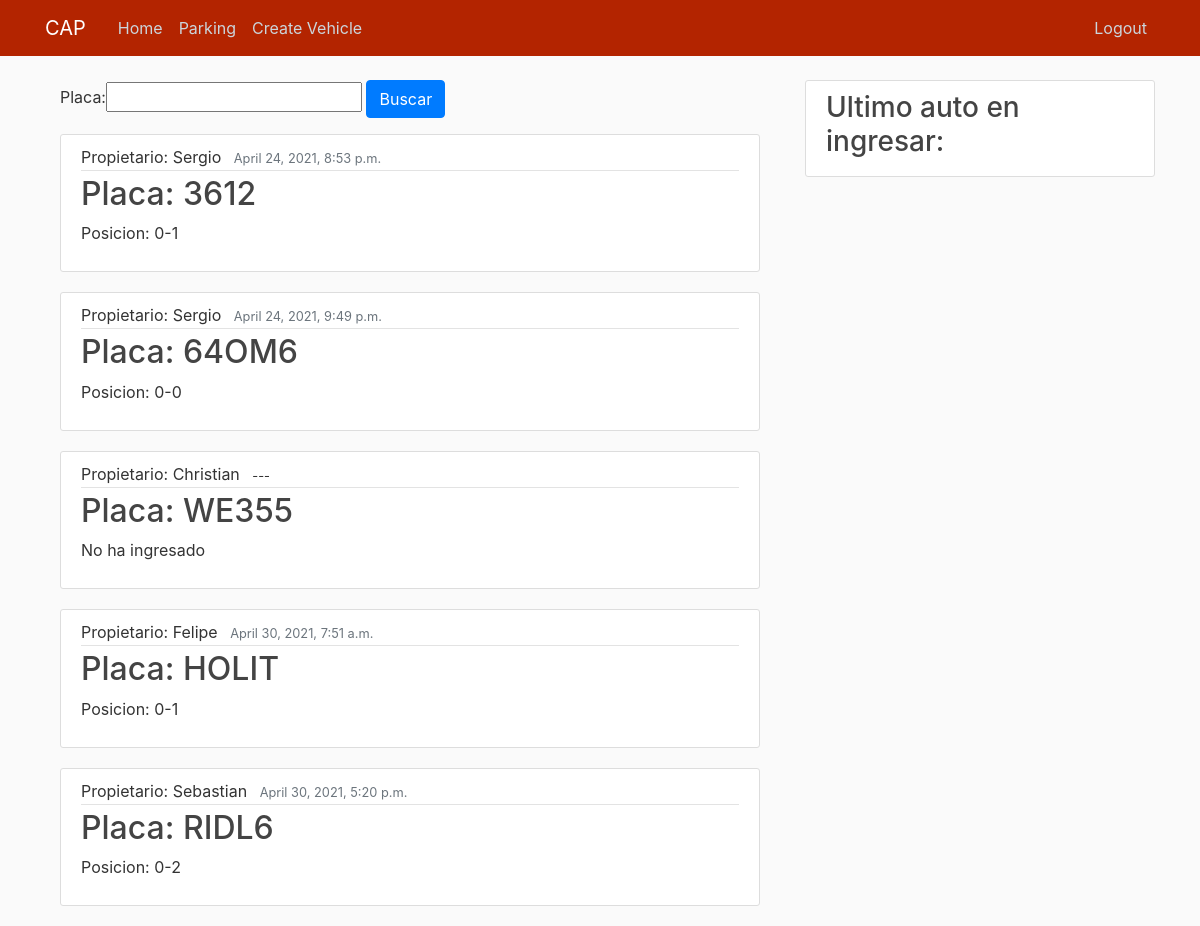
Screenshot of /home/parking/ (signed in) with the database file from the repository.
### DEMOAPP/models.py (models this page shows, shortened)
class Vehicles(models.Model):
    propietario = models.CharField(max_length=100)
    placa = models.CharField(max_length=20)
    estado = models.BooleanField(default=False)
    posicion = models.CharField(max_length=5, default="---")
    hora_ingreso = models.DateTimeField(default=timezone.now)

### DEMOAPP/views.py (the view)
# urls.py: path('parking/', VehicleListView.as_view(), name="about-page"),
class VehicleListView(LoginRequiredMixin, ListView):
    model = Vehicles
    template_name = 'DEMOAPP/about.html'
    context_object_name = 'Vehicles'
    def get_context_data(self, *, object_list=None, **kwargs):
        context = super().get_context_data(**kwargs)
        context['filter'] = VehicleFilter(self.request.GET, queryset=self.get_queryset())
        return context

### DEMOAPP/context_processors.py (called while the page is built)
def last_placa(request):
    return {'last_placa': PlacaIngresando.objects.all()}

### DEMOAPP/templates/DEMOAPP/about.html
{% extends "DEMOAPP/base.html" %}
{% load bootstrap %}
{% block content %}
    <div class="container">
        <form method="GET">
            {{ filter.form|bootstrap }}
            <button type="submit" class="btn btn-primary">Buscar</button>
        </form>
    {% for data in filter.qs %}
        <article class="media content-section">
          <div class="media-body">
            <div class="article-metadata">
              <a class="mr-2">Propietario: {{ data.propietario }}</a>
              {% if data.estado == True %}
                <small class="text-muted">{{ data.hora_ingreso }}</small>
              {% else %}
                <small> ---</small>
              {% endif %}
            </div>
            <h2><a class="article-title">Placa: </a><a class="article-title" href="{% url 'detail-page' data.id %}">{{ data.placa }}</a></h2>
            {% if data.estado == True %}
              <p class="article-content">Posicion: {{ data.posicion }}</p>
            {% else %}
              <p>No ha ingresado</p>
            {% endif %}
          </div>
        </article>
    {% endfor %}
    </div>
{% endblock content %}

### DEMOAPP/templates/DEMOAPP/base.html (shortened to what this page needs)
{% load static %}
<html>
<head>
    <link rel="stylesheet" href="https://maxcdn.bootstrapcdn.com/bootstrap/4.0.0/css/bootstrap.min.css">
    <link rel="stylesheet" type="text/css" href="{% static 'DEMOAPP/main.css' %}">
</head>
<body>
    <header class="site-header">
      <nav class="navbar navbar-expand-md navbar-dark bg-steel fixed-top">
        <div class="container">
          <a class="navbar-brand mr-4" href="{% url 'home-page' %}">CAP</a>
          <div class="collapse navbar-collapse" id="navbarToggle">
            {% if user.is_authenticated %}
                <div class="navbar-nav mr-auto">
                    <a class="nav-item nav-link" href="{% url 'home-page' %}">Home</a>
                    <a class="nav-item nav-link" href="{% url 'about-page' %}">Parking</a>
                    <a class="nav-item nav-link" href="{% url 'create-page' %}">Create Vehicle</a>
                </div>
            <div class="navbar-nav">
                <a class="nav-item nav-link" href="{% url 'logout' %}">Logout</a>
            {% endif %}
            </div>
          </div>
        </div>
      </nav>
    </header>
    <main role="main" class="container">
      <div class="row">
        <div class="col-md-8">
          {% block content %}{% endblock %}
        </div>
        <div class="col-md-4">
          <div class="content-section">
            <h3>Ultimo auto en ingresar:</h3>
          </div>
        </div>
      </div>
    </main>
</body>
</html>

### DEMOAPP/static/DEMOAPP/main.css (style rules this page uses)
body { background: #fafafa; color: #333333; margin-top: 5rem; }
h1, h2, h3, h4, h5, h6 { color: #444444; }
.bg-steel { background-color: #b32400; }
.site-header .navbar-nav .nav-link { color: #cbd5db; }
.content-section { background: #ffffff; padding: 10px 20px; border: 1px solid #dddddd; border-radius: 3px; margin-bottom: 20px; }
.article-title { color: #444444; }
.article-content { white-space: pre-line; }
.article-metadata { padding-bottom: 1px; margin-bottom: 4px; border-bottom: 1px solid #e3e3e3 }

### rows the page displays
Vehicles: propietario "Sergio", hora_ingreso "April 24, 2021, 8:53 p.m.", placa "3612", posicion "0-1"
Vehicles: propietario "Sergio", hora_ingreso "April 24, 2021, 9:49 p.m.", placa "64OM6", posicion "0-0"
Vehicles: propietario "Christian", placa "WE355", estado "No ha ingresado"
Vehicles: propietario "Felipe", hora_ingreso "April 30, 2021, 7:51 a.m.", placa "HOLIT", posicion "0-1"
Vehicles: propietario "Sebastian", hora_ingreso "April 30, 2021, 5:20 p.m.", placa "RIDL6", posicion "0-2"
